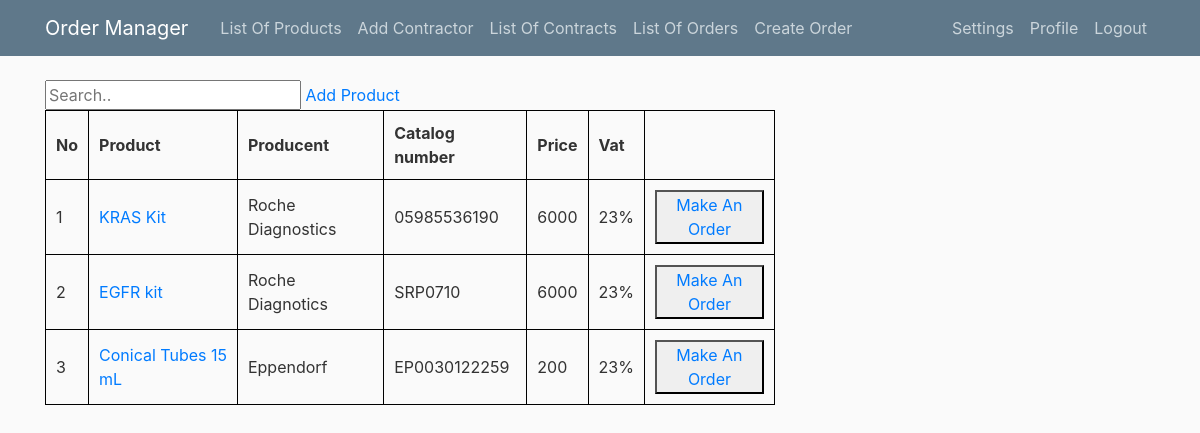
Screenshot of /products/ (signed in) with the database file from the repository.
### layout/models.py (models this page shows, shortened)
class Product(models.Model):
    name = models.CharField(max_length=100)
    catalog_number = models.CharField(max_length=100, default='0000')
    impuls_number = models.CharField(max_length=100,default='0000')
    producent = models.CharField(max_length=100)
    description = models.TextField()
    price = models.CharField(max_length=100)
    vat = models.CharField(max_length=100,default='%')

### layout/views.py (the view)
# urls.py: path('products/', ProductListView.as_view(), name = 'products-list'),
class ProductListView(LoginRequiredMixin, ListView):
    model = Product
    template_name = 'products.html'
    context_object_name = 'products'

### layout/templates/layout/product_list.html
{% extends "layout/base_1.html" %}
{% block content %}
<div class ="topnav">
    <input type="text" placeholder="Search..">
    <a href="{% url 'product-create' %}">Add Product</a>
</div>
    <table>
        <tr>
        <th>No</th>
        <th>Product</th>
        <th>Producent</th>
        <th>Catalog number</th>
        <th>Price</th>
        <th>Vat</th>
        </tr>
            {% for product in products %}
                <tr>
                <td> {{ product.id }} </td>
                <td><a href="{% url 'product-detail' product.id %}" >{{ product.name }}</a></td>
                <td>{{ product.producent }}</td>
                <td>{{ product.catalog_number }}</td>
                <td>{{ product.price }}</td>
                <td>{{ product.vat }}</td>
                <td><button type="button"><a href="{% url 'order-create' %}">Make An Order</a></button></td>
            {% endfor %}
        </tr>
    </table>
{% endblock content %}

### layout/static/layout/static.css (style rules this page uses)
table, th, td { border: 1px solid black; border-collapse: collapse; }
th, td { padding: 10px; }
body { background: #fafafa; color: #333333; margin-top: 5rem; }

### rows the page displays
Product: id "1", name "KRAS Kit", producent "Roche Diagnostics", catalog_number "05985536190", price "6000", vat "23%"
Product: id "2", name "EGFR kit", producent "Roche Diagnotics", catalog_number "SRP0710", price "6000", vat "23%"
Product: id "3", name "Conical Tubes 15 mL", producent "Eppendorf", catalog_number "EP0030122259", price "200", vat "23%"
